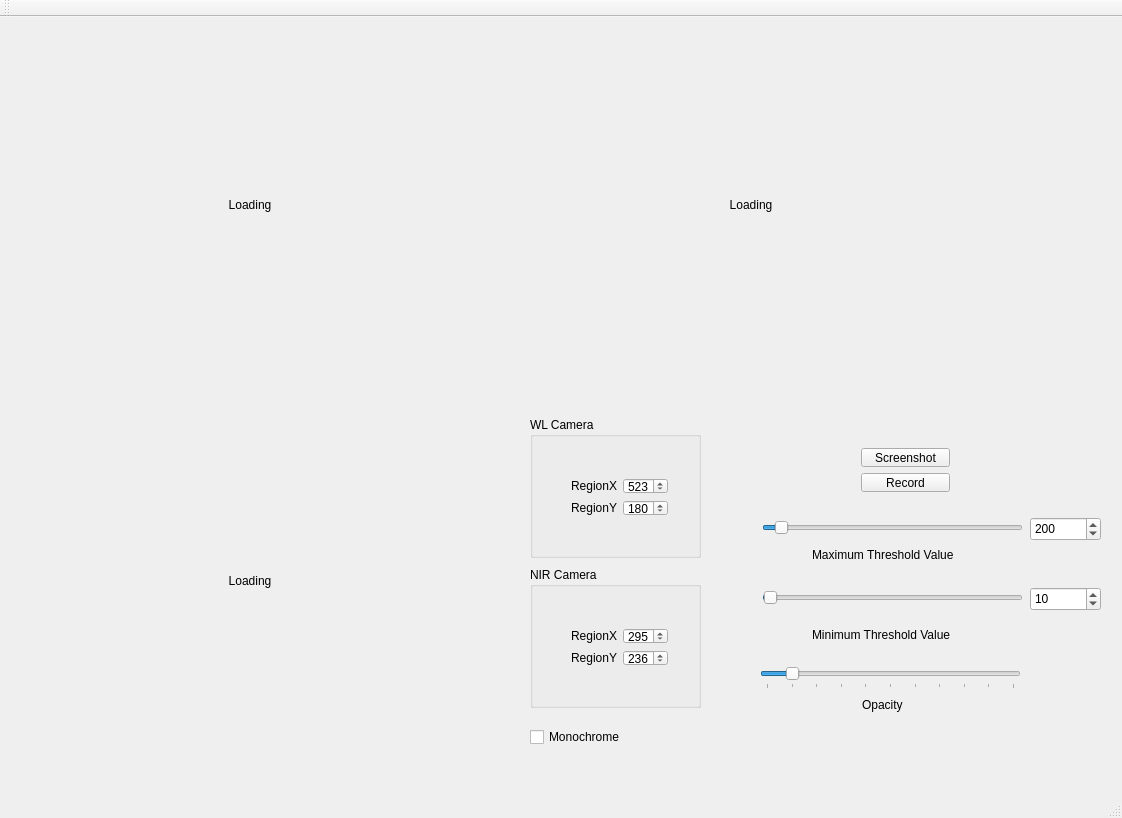
<?xml version="1.0" encoding="UTF-8"?>
<ui version="4.0">
 <class>MultiChannelViewer</class>
 <widget class="QMainWindow" name="MultiChannelViewer">
  <property name="geometry">
   <rect>
    <x>0</x>
    <y>0</y>
    <width>1122</width>
    <height>818</height>
   </rect>
  </property>
  <property name="windowTitle">
   <string>MultiChannelViewer</string>
  </property>
  <widget class="QWidget" name="centralWidget">
   <widget class="QLabel" name="cam_1">
    <property name="geometry">
     <rect>
      <x>0</x>
      <y>0</y>
      <width>500</width>
      <height>375</height>
     </rect>
    </property>
    <property name="minimumSize">
     <size>
      <width>500</width>
      <height>375</height>
     </size>
    </property>
    <property name="text">
     <string>Loading</string>
    </property>
    <property name="alignment">
     <set>Qt::AlignCenter</set>
    </property>
   </widget>
   <widget class="QLabel" name="cam_2">
    <property name="geometry">
     <rect>
      <x>501</x>
      <y>0</y>
      <width>500</width>
      <height>375</height>
     </rect>
    </property>
    <property name="minimumSize">
     <size>
      <width>500</width>
      <height>375</height>
     </size>
    </property>
    <property name="text">
     <string>Loading</string>
    </property>
    <property name="alignment">
     <set>Qt::AlignCenter</set>
    </property>
   </widget>
   <widget class="QLabel" name="label">
    <property name="geometry">
     <rect>
      <x>812</x>
      <y>610</y>
      <width>171</width>
      <height>16</height>
     </rect>
    </property>
    <property name="text">
     <string>Minimum Threshold Value</string>
    </property>
   </widget>
   <widget class="QLabel" name="label_2">
    <property name="geometry">
     <rect>
      <x>812</x>
      <y>530</y>
      <width>171</width>
      <height>16</height>
     </rect>
    </property>
    <property name="text">
     <string>Maximum Threshold Value</string>
    </property>
   </widget>
   <widget class="QLabel" name="cam_3">
    <property name="geometry">
     <rect>
      <x>0</x>
      <y>376</y>
      <width>500</width>
      <height>375</height>
     </rect>
    </property>
    <property name="minimumSize">
     <size>
      <width>500</width>
      <height>375</height>
     </size>
    </property>
    <property name="text">
     <string>Loading</string>
    </property>
    <property name="alignment">
     <set>Qt::AlignCenter</set>
    </property>
   </widget>
   <widget class="QCheckBox" name="checkBox">
    <property name="geometry">
     <rect>
      <x>530</x>
      <y>710</y>
      <width>111</width>
      <height>20</height>
     </rect>
    </property>
    <property name="text">
     <string>Monochrome</string>
    </property>
   </widget>
   <widget class="QSpinBox" name="maxVal_spinbox">
    <property name="geometry">
     <rect>
      <x>1030</x>
      <y>500</y>
      <width>71</width>
      <height>24</height>
     </rect>
    </property>
    <property name="maximum">
     <number>4096</number>
    </property>
    <property name="value">
     <number>200</number>
    </property>
   </widget>
   <widget class="QSpinBox" name="minVal_spinbox">
    <property name="geometry">
     <rect>
      <x>1030</x>
      <y>570</y>
      <width>71</width>
      <height>24</height>
     </rect>
    </property>
    <property name="maximum">
     <number>4096</number>
    </property>
    <property name="value">
     <number>10</number>
    </property>
   </widget>
   <widget class="QSlider" name="opacitySlider">
    <property name="geometry">
     <rect>
      <x>760</x>
      <y>650</y>
      <width>261</width>
      <height>22</height>
     </rect>
    </property>
    <property name="maximum">
     <number>10</number>
    </property>
    <property name="value">
     <number>1</number>
    </property>
    <property name="orientation">
     <enum>Qt::Horizontal</enum>
    </property>
    <property name="tickPosition">
     <enum>QSlider::TicksBelow</enum>
    </property>
    <property name="tickInterval">
     <number>1</number>
    </property>
   </widget>
   <widget class="QLabel" name="label_3">
    <property name="geometry">
     <rect>
      <x>862</x>
      <y>680</y>
      <width>61</width>
      <height>16</height>
     </rect>
    </property>
    <property name="text">
     <string>Opacity</string>
    </property>
   </widget>
   <widget class="QSlider" name="maxVal">
    <property name="geometry">
     <rect>
      <x>762</x>
      <y>500</y>
      <width>261</width>
      <height>22</height>
     </rect>
    </property>
    <property name="maximum">
     <number>4096</number>
    </property>
    <property name="value">
     <number>200</number>
    </property>
    <property name="sliderPosition">
     <number>200</number>
    </property>
    <property name="orientation">
     <enum>Qt::Horizontal</enum>
    </property>
   </widget>
   <widget class="QSlider" name="minVal">
    <property name="geometry">
     <rect>
      <x>762</x>
      <y>570</y>
      <width>261</width>
      <height>22</height>
     </rect>
    </property>
    <property name="maximum">
     <number>4096</number>
    </property>
    <property name="value">
     <number>10</number>
    </property>
    <property name="orientation">
     <enum>Qt::Horizontal</enum>
    </property>
   </widget>
   <widget class="QGroupBox" name="WL_camera">
    <property name="geometry">
     <rect>
      <x>530</x>
      <y>400</y>
      <width>171</width>
      <height>141</height>
     </rect>
    </property>
    <property name="title">
     <string>WL Camera</string>
    </property>
    <widget class="QWidget" name="layoutWidget">
     <property name="geometry">
      <rect>
       <x>30</x>
       <y>50</y>
       <width>119</width>
       <height>60</height>
      </rect>
     </property>
     <layout class="QGridLayout" name="gridLayout">
      <item row="0" column="0">
       <widget class="QLabel" name="label_4">
        <property name="text">
         <string>RegionX</string>
        </property>
       </widget>
      </item>
      <item row="0" column="1">
       <widget class="QSpinBox" name="RegionX_WL">
        <property name="maximum">
         <number>748</number>
        </property>
        <property name="value">
         <number>523</number>
        </property>
       </widget>
      </item>
      <item row="1" column="0">
       <widget class="QLabel" name="label_5">
        <property name="text">
         <string>RegionY</string>
        </property>
       </widget>
      </item>
      <item row="1" column="1">
       <widget class="QSpinBox" name="RegionY_WL">
        <property name="maximum">
         <number>558</number>
        </property>
        <property name="value">
         <number>180</number>
        </property>
       </widget>
      </item>
     </layout>
    </widget>
   </widget>
   <widget class="QGroupBox" name="NIR_Camera">
    <property name="geometry">
     <rect>
      <x>530</x>
      <y>550</y>
      <width>171</width>
      <height>141</height>
     </rect>
    </property>
    <property name="title">
     <string>NIR Camera</string>
    </property>
    <widget class="QWidget" name="layoutWidget">
     <property name="geometry">
      <rect>
       <x>30</x>
       <y>50</y>
       <width>119</width>
       <height>60</height>
      </rect>
     </property>
     <layout class="QGridLayout" name="gridLayout_2">
      <item row="0" column="0">
       <widget class="QLabel" name="label_6">
        <property name="text">
         <string>RegionX</string>
        </property>
       </widget>
      </item>
      <item row="0" column="1">
       <widget class="QSpinBox" name="RegionX_NIR">
        <property name="maximum">
         <number>748</number>
        </property>
        <property name="value">
         <number>295</number>
        </property>
       </widget>
      </item>
      <item row="1" column="0">
       <widget class="QLabel" name="label_7">
        <property name="text">
         <string>RegionY</string>
        </property>
       </widget>
      </item>
      <item row="1" column="1">
       <widget class="QSpinBox" name="RegionY_NIR">
        <property name="maximum">
         <number>558</number>
        </property>
        <property name="value">
         <number>236</number>
        </property>
       </widget>
      </item>
     </layout>
    </widget>
   </widget>
   <widget class="QWidget" name="layoutWidget">
    <property name="geometry">
     <rect>
      <x>850</x>
      <y>420</y>
      <width>111</width>
      <height>66</height>
     </rect>
    </property>
    <layout class="QVBoxLayout" name="verticalLayout">
     <item>
      <widget class="QPushButton" name="Screenshot">
       <property name="text">
        <string>Screenshot</string>
       </property>
      </widget>
     </item>
     <item>
      <widget class="QPushButton" name="Record">
       <property name="text">
        <string>Record</string>
       </property>
       <property name="checkable">
        <bool>true</bool>
       </property>
      </widget>
     </item>
    </layout>
   </widget>
  </widget>
  <widget class="QMenuBar" name="menuBar">
   <property name="geometry">
    <rect>
     <x>0</x>
     <y>0</y>
     <width>1122</width>
     <height>22</height>
    </rect>
   </property>
  </widget>
  <widget class="QToolBar" name="mainToolBar">
   <attribute name="toolBarArea">
    <enum>TopToolBarArea</enum>
   </attribute>
   <attribute name="toolBarBreak">
    <bool>false</bool>
   </attribute>
  </widget>
  <widget class="QStatusBar" name="statusBar"/>
 </widget>
 <layoutdefault spacing="6" margin="11"/>
 <resources/>
 <connections/>
</ui>
